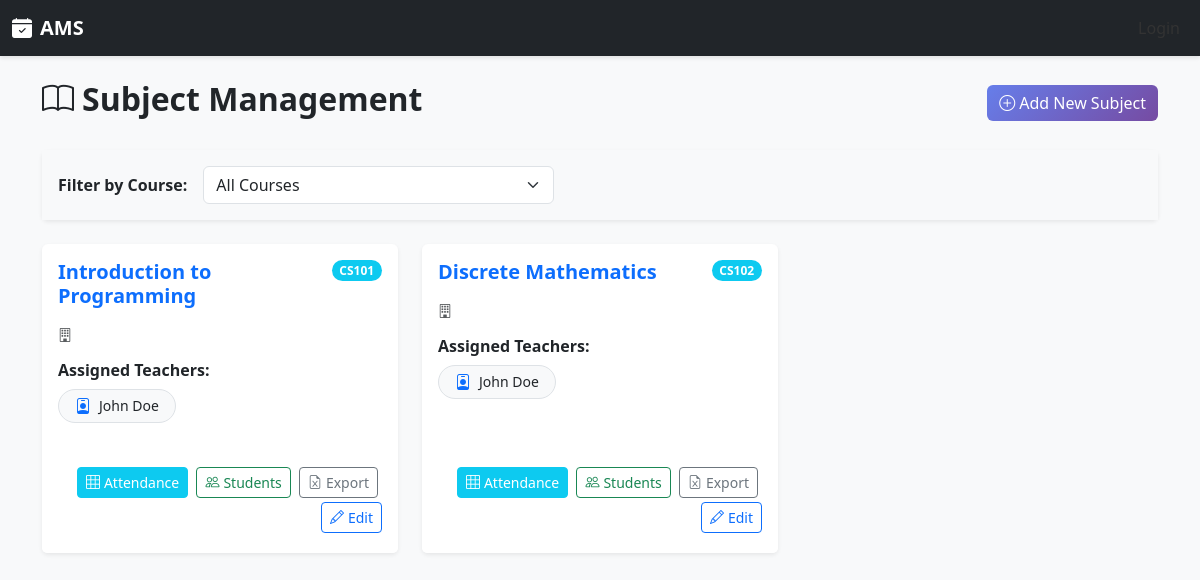
Before: /accounts/admin/subjects/ with the older database file.
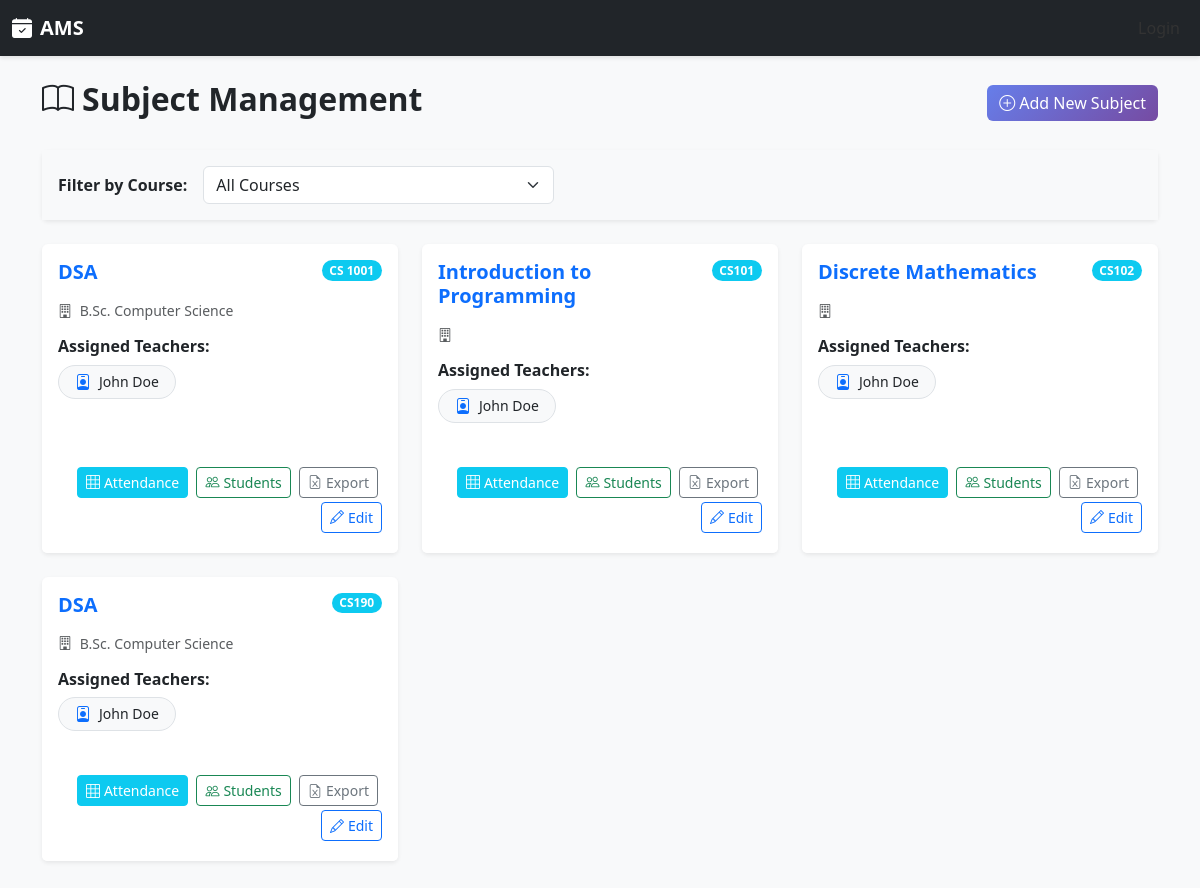
After: the same page with the newer database file.
### core/models.py (models this page shows, shortened)
class Subject(models.Model):
    id = models.UUIDField(primary_key=True, default=uuid.uuid4, editable=False)
    course = models.ForeignKey(Course, on_delete=models.CASCADE, related_name='subjects', null=True)
    semester = models.ForeignKey(Semester, on_delete=models.CASCADE, related_name='subjects', null=True)
    subject_code = models.CharField(max_length=50, unique=True)
    subject_name = models.CharField(max_length=200)
    created_at = models.DateTimeField(auto_now_add=True)
    updated_at = models.DateTimeField(auto_now=True)
    class Meta:
        db_table = 'subject'
        ordering = ['subject_code']

class User(AbstractUser):
    ROLE_CHOICES = [
        ('admin', 'Admin'),
        ('teacher', 'Teacher'),
        ('student', 'Student'),
    ]
    username = None
    id = models.UUIDField(primary_key=True, default=uuid.uuid4, editable=False)
    firstname = models.CharField(max_length=100)
    middlename = models.CharField(max_length=100, blank=True, null=True)
    lastname = models.CharField(max_length=100)
    email = models.EmailField(unique=True)
    role = models.CharField(max_length=20, choices=ROLE_CHOICES)
    updated_at = models.DateTimeField(auto_now=True)
    USERNAME_FIELD = 'email'
    REQUIRED_FIELDS = ['firstname', 'lastname']
    objects = UserManager()
    class Meta:
        db_table = 'user'
        ordering = ['-date_joined']

class Course(models.Model):
    STATUS_CHOICES = [
        ('active', 'Active'),
        ('inactive', 'Inactive'),
    ]
    id = models.UUIDField(primary_key=True, default=uuid.uuid4, editable=False)
    course_name = models.CharField(max_length=200)
    status = models.CharField(max_length=20, choices=STATUS_CHOICES, default='active')
    created_at = models.DateTimeField(auto_now_add=True)
    updated_at = models.DateTimeField(auto_now=True)
    class Meta:
        db_table = 'course'
        ordering = ['course_name']

### accounts/views.py (the view)
# urls.py: path('admin/subjects/', views.subject_list, name='subject_list'),
def subject_list(request):
    course_filter = request.GET.get('course')
    semester_filter = request.GET.get('semester')
    subjects = Subject.objects.all().select_related('course', 'semester')
    if course_filter:
        subjects = subjects.filter(course_id=course_filter)
    if semester_filter:
        subjects = subjects.filter(semester_id=semester_filter)
    for subject in subjects:
        assignments = TeacherSubject.objects.filter(subject=subject).select_related('teacher')
        subject.assigned_teachers = [a.teacher for a in assignments]
    courses = Course.objects.all()
    selected_semester = None
    if semester_filter:
        selected_semester = Semester.objects.filter(id=semester_filter).first()
    context = {
        'subjects': subjects,
        'courses': courses,
        'course_filter': course_filter,
        'semester_filter': semester_filter,
        'selected_semester': selected_semester,
        'page_title': 'Subject Management'
    }
    return render(request, 'admin/subject_list.html', context)

### templates/admin/subject_list.html (shortened to what this page needs)
{% extends 'base.html' %}
{% block content %}
<div class="d-flex justify-content-between align-items-center mb-4">
    <h2 class="fw-bold"><i class="bi bi-book me-2"></i>{{ page_title }}</h2>
    <a href="{% url 'subject_create' %}" class="btn btn-primary">
        <i class="bi bi-plus-circle me-1"></i>Add New Subject
    </a>
</div>
<div class="card shadow-sm border-0 mb-4">
    <div class="card-body bg-light">
        <form method="GET" class="row gx-3 align-items-center">
            <div class="col-auto">
                <label class="col-form-label fw-bold">Filter by Course:</label>
            </div>
            <div class="col-md-4">
                <select name="course" class="form-select" onchange="this.form.submit()">
                    <option value="">All Courses</option>
                </select>
            </div>
        </form>
    </div>
</div>
<div class="row">
    {% for subject in subjects %}
    <div class="col-md-6 col-lg-4 mb-4">
        <div class="card shadow-sm border-0 h-100">
            <div class="card-body">
                <div class="d-flex justify-content-between align-items-start mb-3">
                    <h5 class="fw-bold text-primary mb-0">{{ subject.subject_name }}</h5>
                    <span class="badge bg-info rounded-pill">{{ subject.subject_code }}</span>
                </div>
                <p class="text-muted small mb-3">
                    <i class="bi bi-building me-1"></i>
                    {{ subject.course.course_name }}
                </p>
                <h6 class="fw-bold mb-2">Assigned Teachers:</h6>
                <div class="mb-3">
                    {% for teacher in subject.assigned_teachers %}
                    <div class="d-inline-flex align-items-center bg-light rounded-pill px-3 py-1 border mb-1 me-1">
                        <i class="bi bi-person-badge text-primary me-2"></i>
                        <span class="small dw-semibold">{{ teacher.firstname }} {{ teacher.lastname }}</span>
                    </div>
                    {% empty %}
                    <span class="text-muted small fst-italic">No teachers assigned</span>
                    {% endfor %}
                </div>
            </div>
            <div class="card-footer bg-white border-0 text-end pb-3">
                <a href="{% url 'teacher_view_students' subject.id %}" class="btn btn-sm btn-info text-white me-1 mb-1">
                    <i class="bi bi-grid-3x3 me-1"></i>Attendance
                </a>
                <a href="{% url 'teacher_view_students' subject.id %}" class="btn btn-sm btn-outline-success me-1 mb-1">
                    <i class="bi bi-people me-1"></i>Students
                </a>
                <a href="{% url 'export_subject_attendance_excel' subject.id %}" class="btn btn-sm btn-outline-secondary me-1 mb-1" title="Export to Excel">
                    <i class="bi bi-file-earmark-excel me-1"></i>Export
                </a>
                <a href="{% url 'subject_edit' subject.id %}" class="btn btn-sm btn-outline-primary mb-1">
                    <i class="bi bi-pencil me-1"></i>Edit
                </a>
            </div>
        </div>
    </div>
    {% endfor %}
</div>
{% endblock %}

Changed rows visible on the page:
added Subject: subject_name "DSA", subject_code "CS 1001", course.course_name "B.Sc. Computer Science", User (firstname "John", lastname "Doe")
added Subject: subject_name "DSA", subject_code "CS190", course.course_name "B.Sc. Computer Science", User (firstname "John", lastname "Doe")
